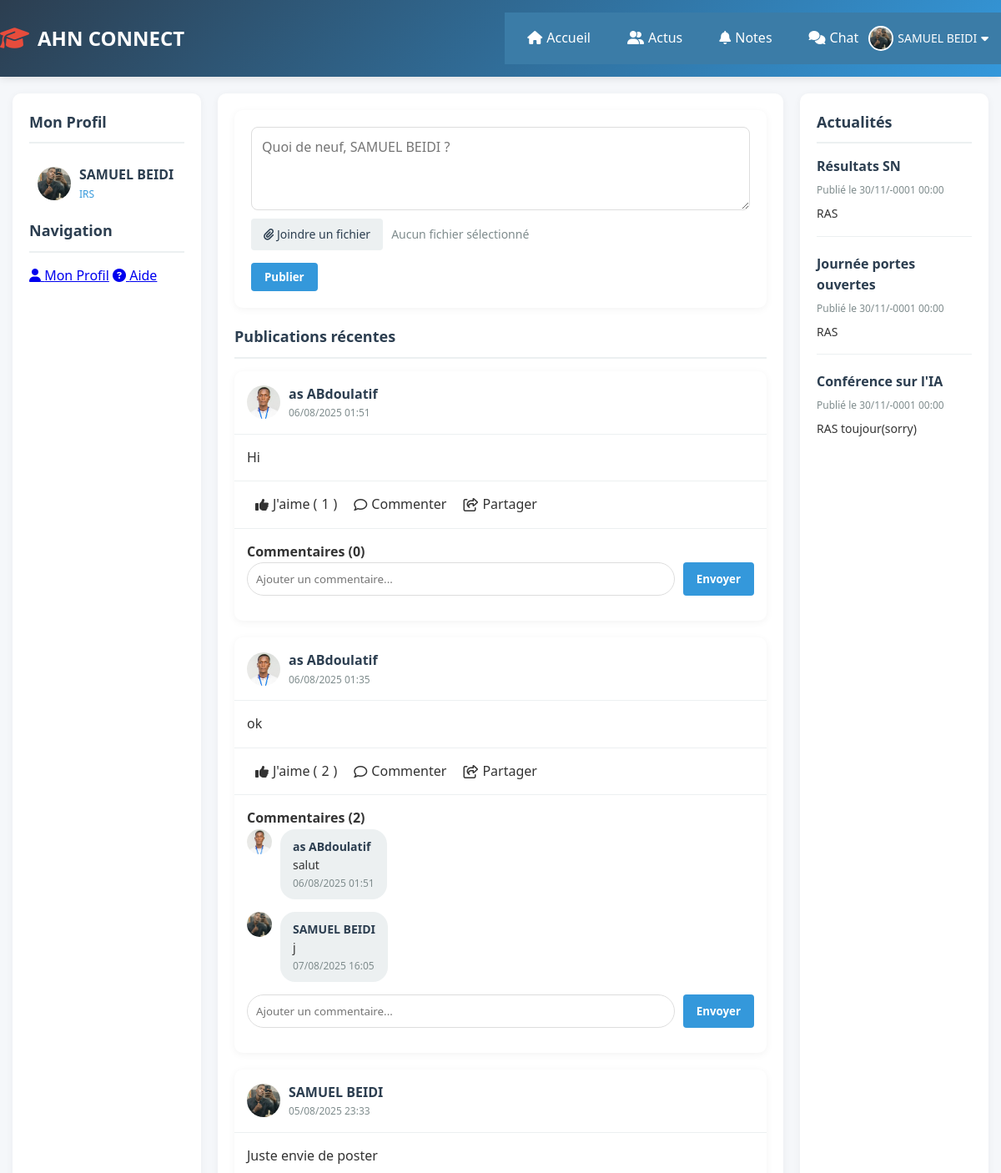
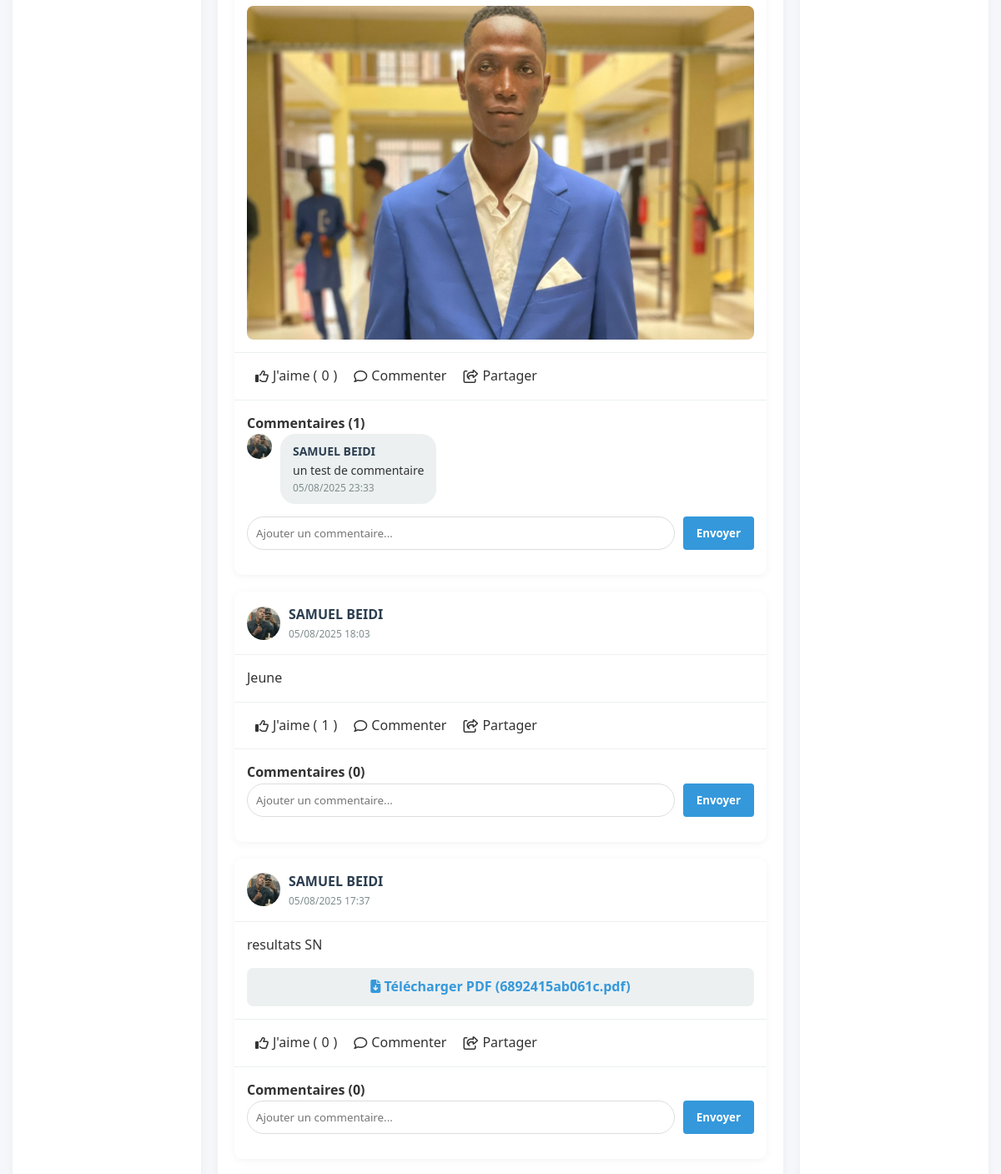
The app's page /index.php (signed in, upper part), older data (2 pictures, top to bottom).
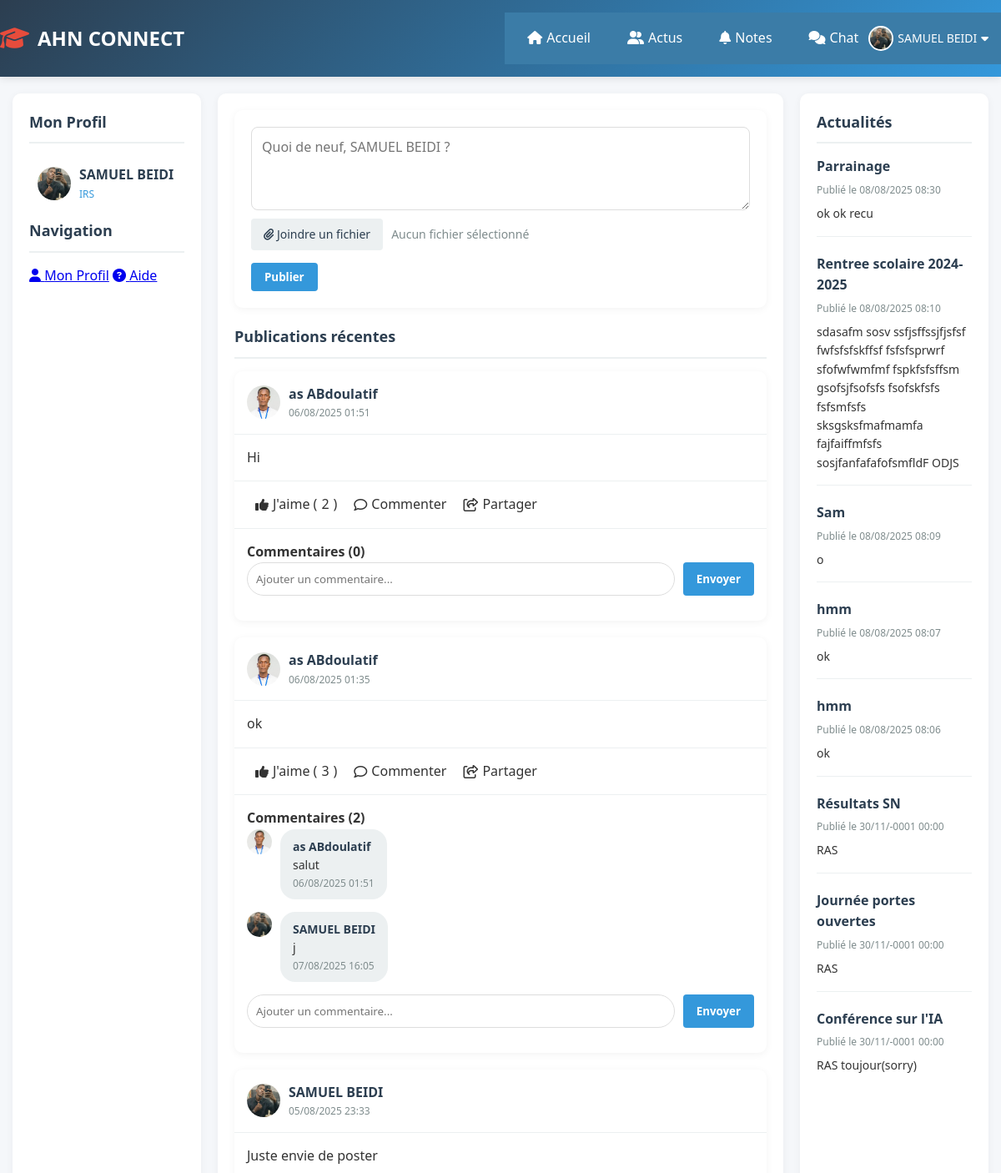
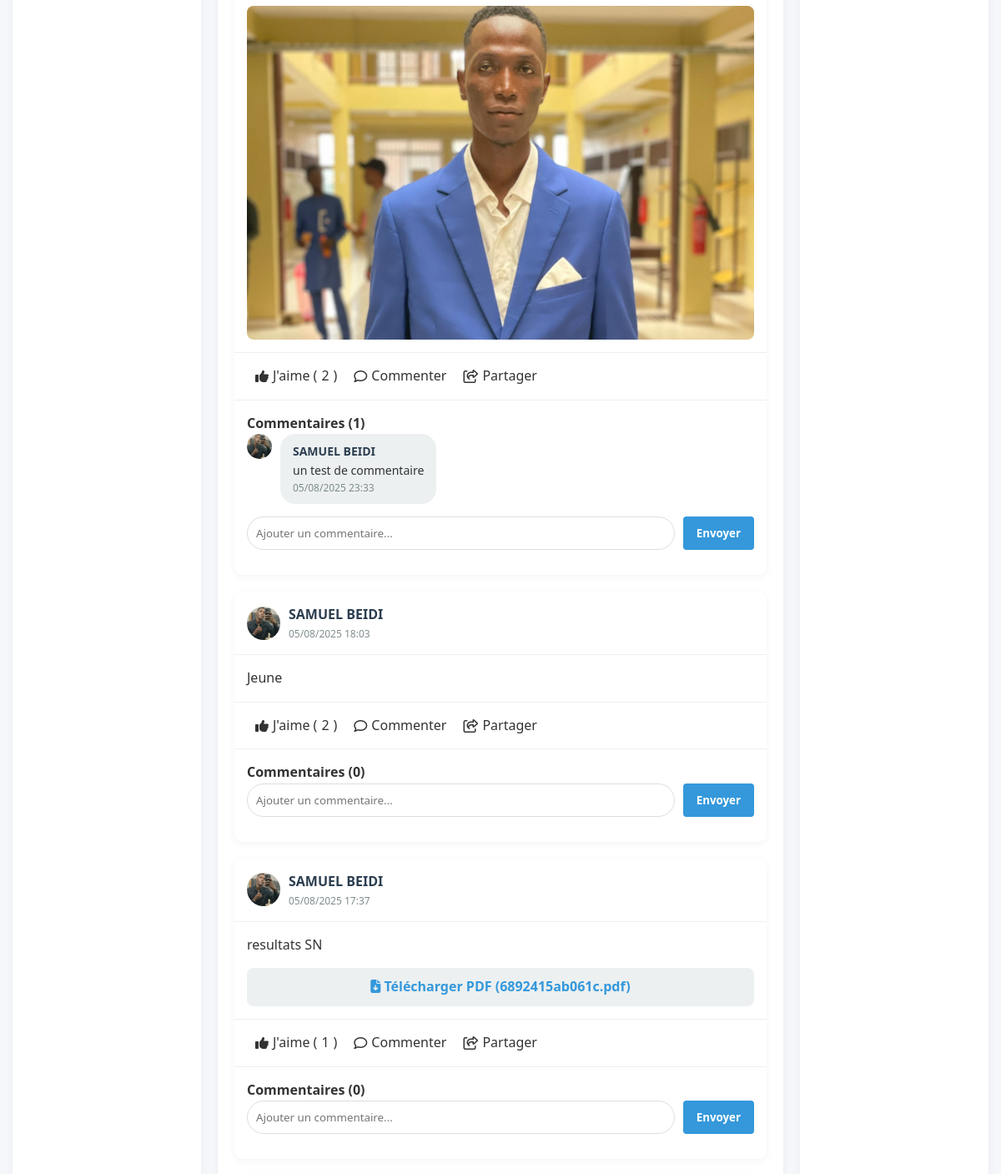
The same page, newer data (2 pictures, top to bottom).
### tables this page shows
CREATE TABLE `posts` (
  `id` int(11) NOT NULL,
  `user_id` int(11) NOT NULL,
  `content` text NOT NULL,
  `file_path` varchar(255) DEFAULT NULL,
  `created_at` timestamp NOT NULL DEFAULT current_timestamp()
);

CREATE TABLE `etudiants` (
  `id` int(11) NOT NULL,
  `nom` varchar(100) DEFAULT NULL,
  `prenom` varchar(100) DEFAULT NULL,
  `matricule` varchar(50) DEFAULT NULL,
  `numero` varchar(20) DEFAULT NULL,
  `filiere` varchar(100) DEFAULT NULL,
  `bio` text DEFAULT NULL,
  `email` varchar(150) DEFAULT NULL,
  `mot_de_passe` varchar(255) DEFAULT NULL,
  `photo_profil` varchar(255) DEFAULT 'default.jpg'
);

CREATE TABLE `comments` (
  `id` int(11) NOT NULL,
  `post_id` int(11) NOT NULL,
  `user_id` int(11) NOT NULL,
  `content` text NOT NULL,
  `created_at` timestamp NOT NULL DEFAULT current_timestamp()
);

CREATE TABLE `department_news` (
  `id` int(11) NOT NULL,
  `title` varchar(255) NOT NULL,
  `content` text NOT NULL,
  `created_at` timestamp NOT NULL DEFAULT current_timestamp()
);

### functions.php (called while the page is built, shortened)
<?php
function get_posts($conn) {
    $current_user_id = $_SESSION['id'];
    $posts_sql = "SELECT posts.*, etudiants.nom, etudiants.prenom, etudiants.photo_profil,
                 (SELECT COUNT(*) FROM comments WHERE comments.post_id = posts.id) AS comment_count,
                 (SELECT COUNT(*) FROM likes WHERE likes.post_id = posts.id) AS like_count,
                 (SELECT COUNT(*) FROM likes WHERE likes.post_id = posts.id AND likes.user_id = $current_user_id) AS user_has_liked
                 FROM posts
                 JOIN etudiants ON posts.user_id = etudiants.id
                 ORDER BY posts.created_at DESC";
    $posts_result = mysqli_query($conn, $posts_sql);
    $posts = [];
    if ($posts_result) {
        while ($row = mysqli_fetch_assoc($posts_result)) {
            $post_id = $row['id'];
            $comments_sql = "SELECT comments.*, etudiants.nom, etudiants.prenom, etudiants.photo_profil
                             FROM comments
                             JOIN etudiants ON comments.user_id = etudiants.id
                             WHERE post_id = $post_id
                             ORDER BY comments.created_at ASC";
            $comments_result = mysqli_query($conn, $comments_sql);
            $comments = [];
            if ($comments_result) {
                while ($comment_row = mysqli_fetch_assoc($comments_result)) {
                    $comment_row['username'] = $comment_row['prenom'] . ' ' . $comment_row['nom'];
                    $comments[] = $comment_row;
                }
            }
            $row['comments'] = $comments;
            $row['username'] = $row['prenom'] . ' ' . $row['nom'];
            $row['user_has_liked'] = $row['user_has_liked'] > 0 ? true : false;
            $posts[] = $row;
        }
    }
    return $posts;
}
function get_news($conn) {
    $news_sql = "SELECT * FROM department_news ORDER BY created_at DESC";
    $news_result = mysqli_query($conn, $news_sql);
    $news = [];
    if ($news_result) {
        while ($row = mysqli_fetch_assoc($news_result)) {
            $news[] = $row;
        }
    }
    return $news;
}
?>

### index.php (the view, shortened to what the changed rows need)
<?php
require_once 'db.php';
require_once 'header.php';
require_once 'functions.php';
$news = get_news($conn);
$posts = get_posts($conn);
?>
<?php if (isset($_SESSION['id'])): ?>
    <div class="main-content">
        <div class="news-feed">
            <?php foreach ($posts as $post): ?>
                <div class="post-card">
                    <div class="post-header">
                        <img src="uploads/<?= $post['photo_profil'] ?>" alt="Profile">
                        <div class="post-user">
                            <div class="username"><?= $post['username'] ?></div>
                            <div class="post-time"><?= date('d/m/Y H:i', strtotime($post['created_at'])) ?></div>
                        </div>
                    </div>
                    <div class="post-content">
                        <p><?= $post['content'] ?></p>
                        <?php if ($post['file_path']): ?>
                            <div class="post-file">
                                <?php
                                    $ext = pathinfo($post['file_path'], PATHINFO_EXTENSION);
                                    $image_exts = ['jpg', 'jpeg', 'png', 'gif'];
                                ?>
                                <?php if (in_array(strtolower($ext), $image_exts)): ?>
                                    <img src="uploads/<?= $post['file_path'] ?>" alt="Post Image">
                                <?php else: ?>
                                    <a href="uploads/<?= $post['file_path'] ?>" class="file-download">
                                        <i class="fas fa-file-download"></i> Télécharger <?= strtoupper($ext) ?> (<?= $post['file_path'] ?>)
                                    </a>
                                <?php endif; ?>
                            </div>
                        <?php endif; ?>
                    </div>
<div class="post-actions">
    <div class="post-action like-button" data-post-id="<?= $post['id'] ?>">
        <i class="<?= $post['user_has_liked'] ? 'fas' : 'far' ?> fa-thumbs-up"></i>
        J'aime (<span class="like-count"><?= $post['like_count'] ?></span>)
    </div>
    <div class="post-action">
        <i class="far fa-comment"></i> Commenter
    </div>
    <div class="post-action">
        <i class="far fa-share-square"></i> Partager
    </div>
</div>
                    <div class="post-comments">
                        <h4 class="comments-title">Commentaires (<?= $post['comment_count'] ?>)</h4>
                        <?php foreach ($post['comments'] as $comment): ?>
                            <div class="comment">
                                <img src="uploads/<?= $comment['photo_profil'] ?>" alt="Profile">
                                <div class="comment-content">
                                    <div class="username"><?= $comment['username'] ?></div>
                                    <div class="text"><?= $comment['content'] ?></div>
                                    <div class="comment-time"><?= date('d/m/Y H:i', strtotime($comment['created_at'])) ?></div>
                                </div>
                            </div>
                        <?php endforeach; ?>
                        <form class="comment-form" method="POST" action="create_comment.php">
                            <input type="text" name="comment_content" placeholder="Ajouter un commentaire..." required>
                            <button type="submit" name="create_comment" class="btn btn-primary">Envoyer</button>
                        </form>
                    </div>
                </div>
            <?php endforeach; ?>
        </div>
        <div class="right-sidebar">
            <?php foreach ($news as $item): ?>
                <div class="news-card">
                    <div class="news-title"><?= $item['title'] ?></div>
                    <div class="news-date">Publié le <?= date('d/m/Y H:i', strtotime($item['created_at'])) ?></div>
                    <div class="news-content"><?= $item['content'] ?></div>
                </div>
            <?php endforeach; ?>
        </div>
    </div>
<?php endif; ?>
<?php require_once 'footer.php'; ?>

Row changes from the older to the newer data that the page shows:
computed for posts "Hi": like_count "1" → "2"
computed for posts "ok": like_count "2" → "3"
computed for posts "Juste envie de poster": like_count "0" → "2"
computed for posts "Jeune": like_count "1" → "2"
computed for posts "resultats SN": like_count "0" → "1"
added department_news: title "Parrainage", created_at "08/08/2025 08:30", content "ok ok recu"
added department_news: title "Rentree scolaire 2024-2025", created_at "08/08/2025 08:10", content "sdasafm sosv ssfjsffssjfjsfsf fwfsfsfskffsf fsfsfsprwrf sfofwfwmfmf fspkfsfsffsm gsofsjfsofsfs fsofskfsfs fsfsmfsfs sksgsksfmafmamfa fajfaiffmfsfs sosjfanfafafofsmfldF ODJS"
added department_news: title "Sam", created_at "08/08/2025 08:09", content "o"
added department_news: title "hmm", created_at "08/08/2025 08:07", content "ok"
added department_news: title "hmm", created_at "08/08/2025 08:06", content "ok"
